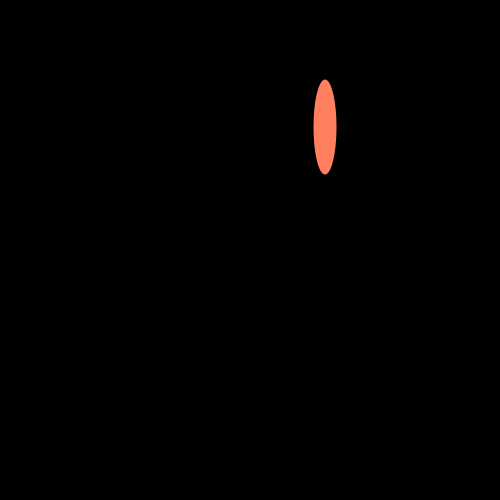
Frame 1 (no input)
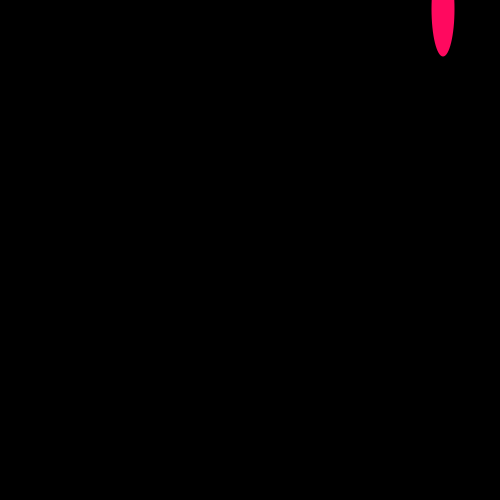
Frame 60 (the mouse pressed at the canvas centre just before this capture)
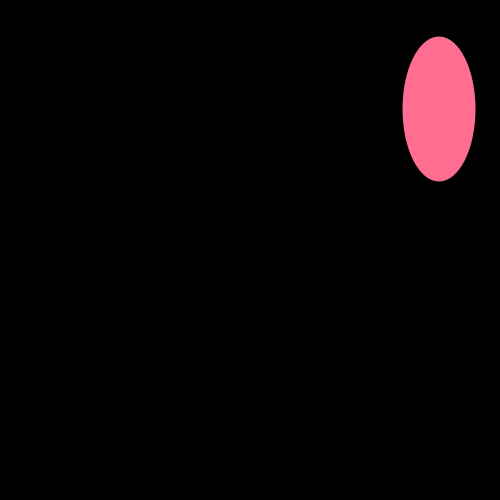
Frame 120 (the mouse held since frame 60 and released just before this capture)

The Processing sketch that drew these frames (run headless with seeded random() and noise(); from frame 60 on, the mouse is pressed at the canvas centre):

// Processing sketch: processing_82407
// ── processing_82407.pde

// Bouncing Ball Computer Programming 1 Lucky Lui

ball big;
void setup()
{
  big = new ball();
  size (500, 500);
}
void draw()
{
  background(0);
  big.move();
  big.bounce();
  big.show();
}

class ball
{
  int x, y, z,q;
  boolean up, right;

  ball()
  {
    x=int(random(500));
    y=int(random(500));
    z=int(random(100));
    q=int(random(100));
    up= true;
    right = true;
  }

  void move()
  {
    if (up==true)
    {
      y=y-2;

    }
    else 
    {
      y= y+2;
    }
    if (right==true)
    {
      x=x+2;
    }
    else
    {
      x=x-2;
    }
  }

  void bounce()
  {
    if ( x<0)
    {
      right = true;
      q=q-50;
      
    }
    if ( x > 500 )
    { 
      right = false;
      q=q+50;
    }
    if (y > 500)
    {
      up = true;
      z=z-50;
    }
    if (y < 0)
    {
      up = false;
      z=z+50;
    }
  }
  void show()
  {
    noStroke();
    fill(x, y, z);
    ellipse(x, y, q, z);
  }
}
